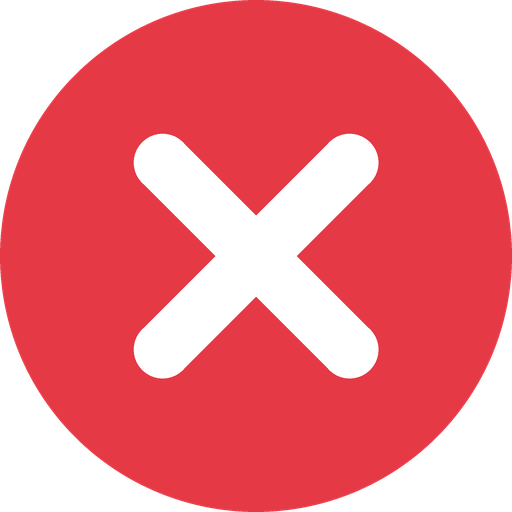
#> input picture assets/failed.png, 512 x 512 px; its folder holds only this picture in this run
$ python -i images.py   (imports and definitions only)
#> lines starting #> are read from the running program, lines starting #| are printed output that depends on the picture; after the words box and inside, x2 and y2 are one past the last pixel; in counts of white or black regions, pixels touching at a corner belong together
#> further down, picture is the input picture: PIL image 512x512 RGBA; mean R, G, B, A 185.8, 69.6, 78.3, 200.3
"""Printer pictures for the app window.

Photos come from the Discord application's Rich Presence art assets (the same images
Discord shows in the status), so nothing copyrighted ships with the app. They're cached
on disk; until they arrive (or offline) the drawn icons from assets/ are used.
"""

from __future__ import annotations

import json
import logging
import math
import threading
import urllib.request
from pathlib import Path
from typing import Callable

from PIL import Image, ImageDraw

log = logging.getLogger(__name__)

ASSETS_URL = "https://discord.com/api/v10/oauth2/applications/{app}/assets"
CDN_URL = "https://cdn.discordapp.com/app-assets/{app}/{asset}.png?size=512"
# Discord's CDN rejects requests without a browser-like or app User-Agent.
HEADERS = {"User-Agent": "PrintPresence (+https://github.com/B0D1KG0/print-presence)"}


def _get(url: str, timeout: float = 15.0) -> bytes:
    with urllib.request.urlopen(urllib.request.Request(url, headers=HEADERS), timeout=timeout) as resp:
        return resp.read()


def to_tile(im: Image.Image, radius: float = 0.16) -> Image.Image:
    """Crop transparent margins and round the corners — a product-card look."""
#> called with radius = 0.16
    im = im.convert("RGBA")
    solid = im.getchannel("A").point(lambda v: 255 if v > 250 else 0)
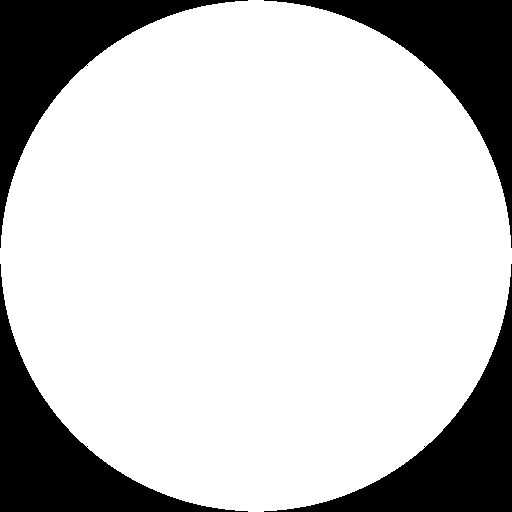
#> solid: PIL image 512x512 L; 78.2% white; 4 black regions, box (x1, y1, x2, y2) and area: (0, 0, 248, 248) 14292, (264, 0, 512, 248) 14292, (0, 264, 248, 512) 14292, (264, 264, 512, 512) 14292
    box = solid.getbbox()
#> box = (0, 0, 512, 512)
    if box:
        im = im.crop(box)
    side = max(im.size)
#> side = 512
    if im.size[0] != im.size[1]:
        sq = Image.new("RGBA", (side, side), im.getpixel((0, 0)))
        sq.paste(im, ((side - im.width) // 2, (side - im.height) // 2), im)
        im = sq
    mask = Image.new("L", (side * 2, side * 2), 0)
#> mask: PIL image 1024x1024 L; every value is 0
    ImageDraw.Draw(mask).rounded_rectangle((0, 0, side * 2 - 1, side * 2 - 1), radius=int(side * 2 * radius), fill=255)
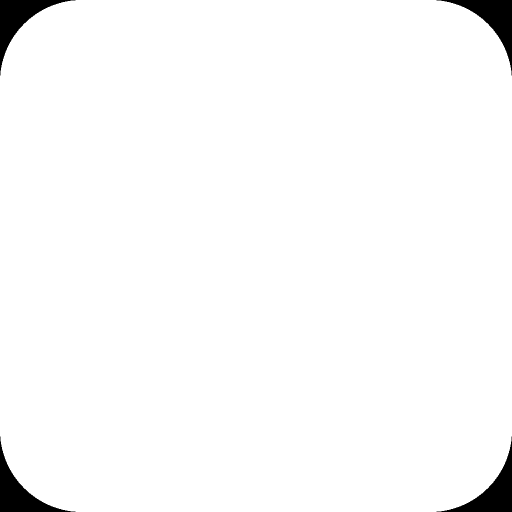
#> mask: PIL image 1024x1024 L (shown at 1/2 size); 97.8% white; 4 black regions, box (x1, y1, x2, y2) and area: (0, 0, 151, 151) 5750, (873, 0, 1024, 151) 5750, (0, 873, 151, 1024) 5750, (873, 873, 1024, 1024) 5750
    im.putalpha(mask.resize((side, side), Image.LANCZOS))
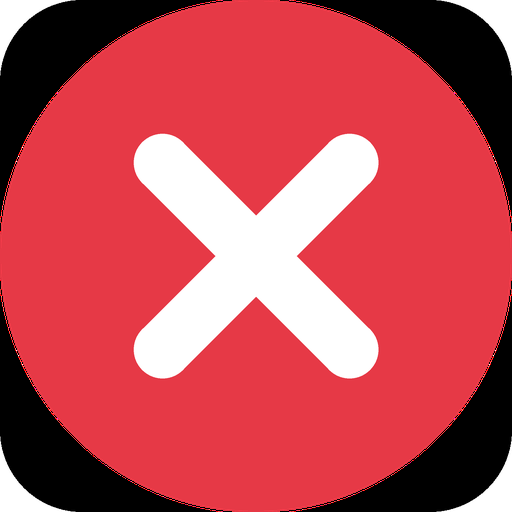
#> im: PIL image 512x512 RGBA; mean R, G, B, A 185.8, 69.6, 78.3, 249.4; transparent parts drawn white
    return im


class PrinterArt:
    # [163 lines left out: functions __init__, local, photo, use_app, _refresh, ring and 1 more, not called in this run]

>>> from PIL import Image
>>> picture = Image.open('../assets/failed.png')
>>> result = to_tile(picture)
